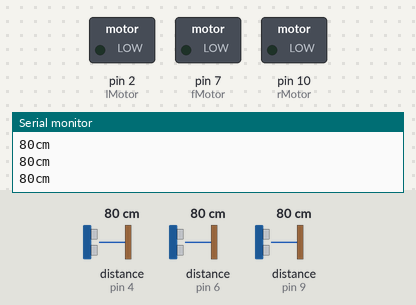
Simulated run of this sketch. Board: Arduino Uno, built with avr-gcc and run on an emulated ATmega328P. On the bench: switched loads named in the sketch (green lamp = pin HIGH), the last lines printed to the serial monitor. Wiring (inferred from the names in the program): 3 × ultrasonic range finder: trigger pin 3, echo pin 4 / trigger pin 5, echo pin 6 / trigger pin 8, echo pin 9. Dashed ring = blinking. Inputs (shaded band) come from the test bench; at power-on: distance to the obstacle (sensors on pin 4, pin 6, pin 9) 80 cm. The echo pulse lasts 58.3 µs per cm; pins used as bus, display or sensor lines are not drawn.

Above: at 1.2 s.
1.3 s: distance to the obstacle (sensor on pin 4) set to 9 cm
At 1.47 s:
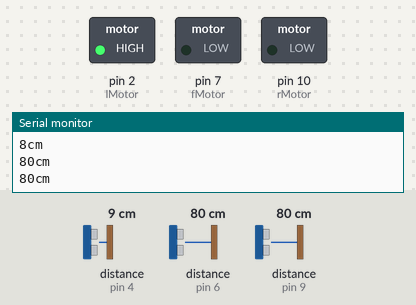
4.3 s: distance to the obstacle (sensor on pin 6) set to 120 cm
7.3 s: distance to the obstacle (sensor on pin 4) set to 47 cm
10.3 s: distance to the obstacle (sensor on pin 4) set to 55 cm
At 11.2 s:
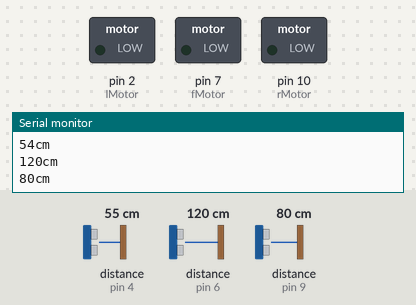
11.8 s: distance to the obstacle (sensor on pin 4) set to 18 cm
At 11.99 s:
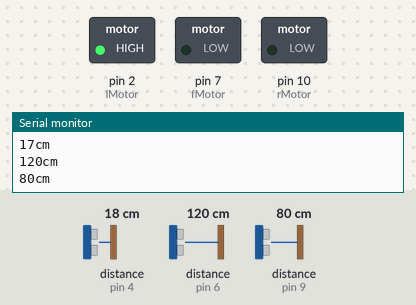
14.8 s: distance to the obstacle (sensor on pin 9) set to 250 cm
Timing chart, 0 to 18.8 s (numbered marks = the images above; inputs shaded):
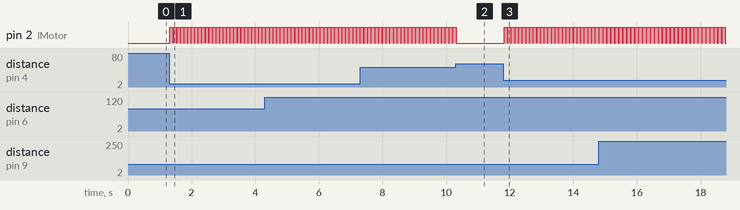

The sketch:

ultraSonicSensor.ino
```cpp
const int lTrigPin = 3;
const int lEchoPin = 4;
const int lMotor = 2;

const int fTrigPin = 5;
const int fEchoPin = 6;
const int fMotor = 7;

const int rTrigPin = 8;
const int rEchoPin = 9;
const int rMotor = 10;
int L, F, R;

void setup() {
  Serial.begin(9600);
  pinMode(lTrigPin, OUTPUT);
  pinMode(lEchoPin, INPUT);
  pinMode(lMotor, OUTPUT);

  pinMode(fTrigPin, OUTPUT);
  pinMode(fEchoPin, INPUT);
  pinMode(fMotor, OUTPUT);

  pinMode(rTrigPin, OUTPUT);
  pinMode(rEchoPin, INPUT);
  pinMode(rMotor, OUTPUT);


}

void loop()
{


 digitalWrite(lTrigPin, HIGH);
  delayMicroseconds(5);
  digitalWrite(lTrigPin, LOW);
int dist = pulseIn(lEchoPin, HIGH)/ 58;


 digitalWrite(fTrigPin, HIGH);
  delayMicroseconds(5);
  digitalWrite(fTrigPin, LOW);
  int dist1;
//if(dist>50&&dist<6)
dist1 = pulseIn(fEchoPin, HIGH)/ 58;


 digitalWrite(rTrigPin, HIGH);
  delayMicroseconds(5);
  digitalWrite(rTrigPin, LOW);
  int dist2;

dist2 = pulseIn(rEchoPin, HIGH)/ 58;

  if(dist<50&&dist>5||dist1<50&&dist1>5||dist2<50&&dist2>5)
  {digitalWrite(lMotor,HIGH);
  delay(100);
 digitalWrite(lMotor,LOW);
 }
 Serial.print(dist);
  Serial.print("cm\n");
   Serial.print(dist1);
  Serial.print("cm\n");
   Serial.print(dist2);
  Serial.print("cm\n");


}
```

Measured:
- the behaviour switches between 50 and 51 cm on distance to the obstacle (sensor on pin 4) (found by bisection; images 1 and 2)
- after the input at 1.3 s, pin 2 (lMotor): alternates HIGH for 0.10 s and LOW for 0.01 s, starting at once
- after the input at 10.3 s, pin 2 (lMotor): goes on until 10.3 s, then stays LOW
- after the input at 11.8 s, pin 2 (lMotor): alternates HIGH for 0.10 s and LOW for 0.01 s, starting at once
